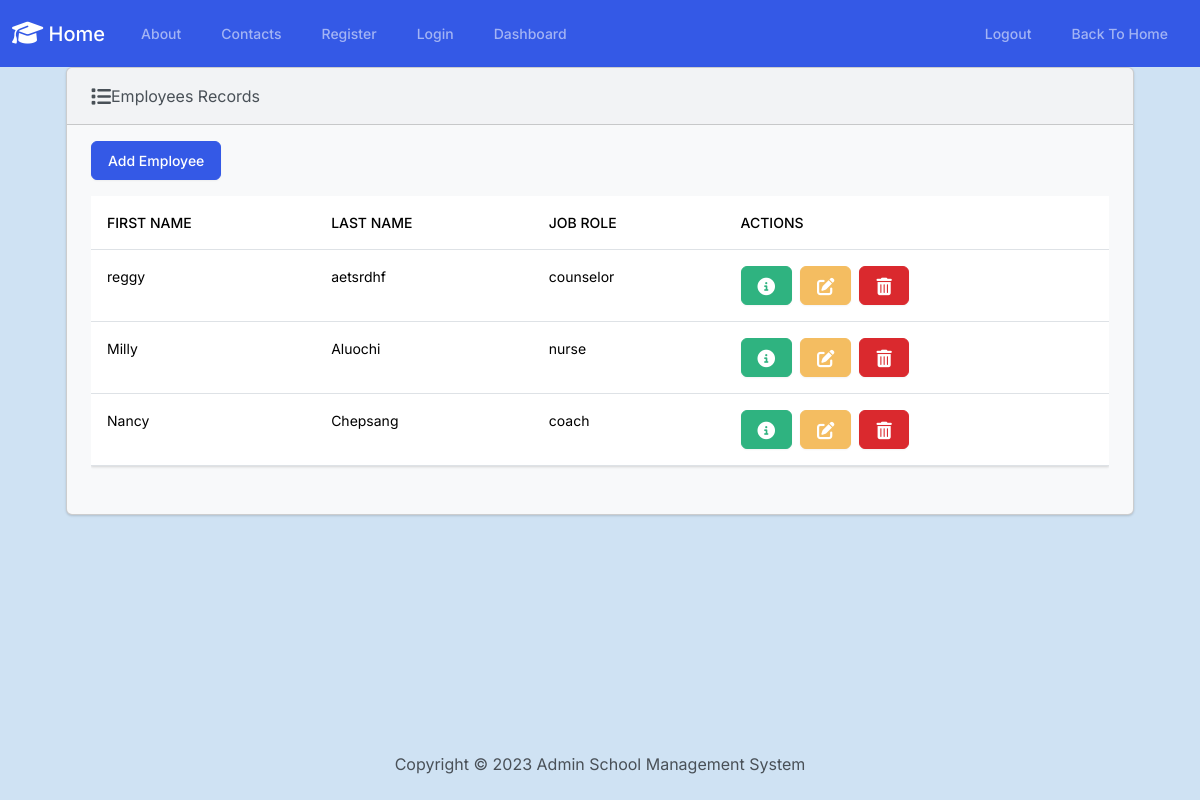
The page /employees/view_employees/ on the database as committed earlier.
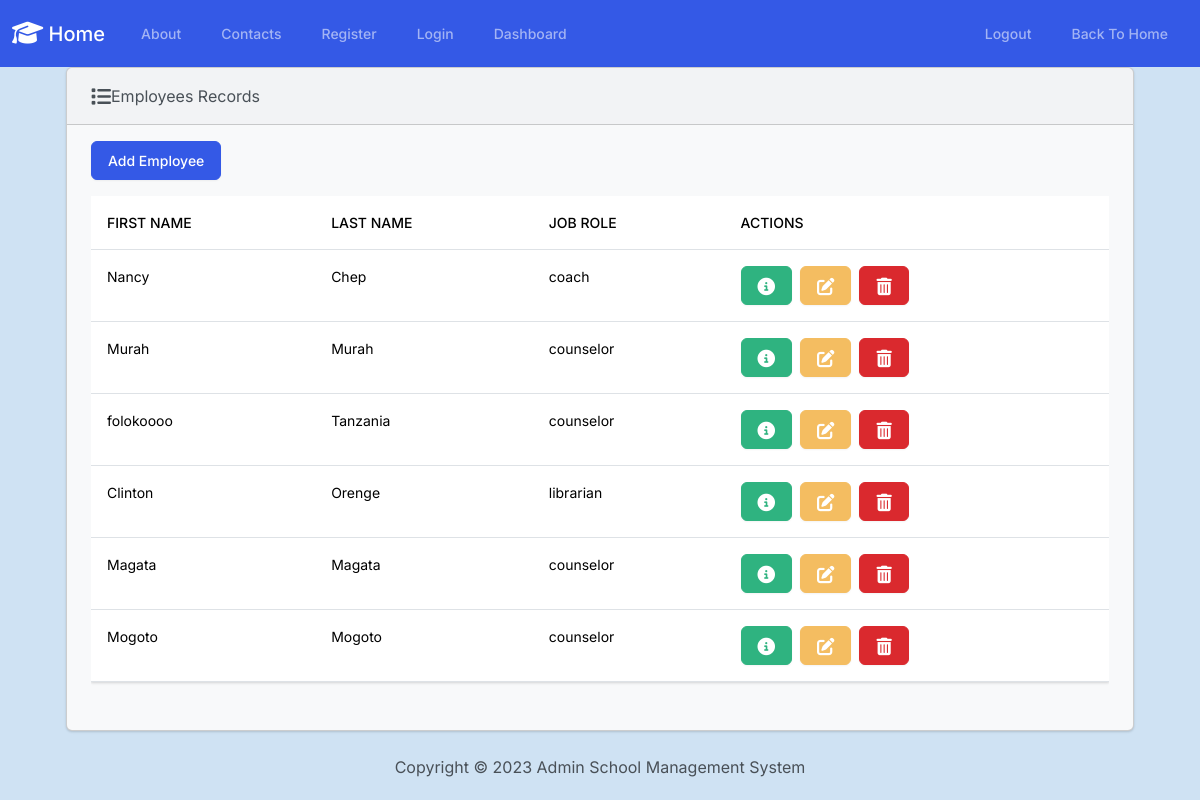
The same page on the database as committed later.
### Employees/models.py (models this page shows, shortened)
class Employee(models.Model):
    firstName = models.CharField(max_length = 50)
    lastName = models.CharField(max_length = 50)
    jobRole = models.CharField(max_length = 50, choices=JOB_ROLES)

### Employees/views.py (the view)
# urls.py: path('view_employees/', views.view_employees, name="view_employees"),
def view_employees(request):
    employees = Employee.objects.all()
    context = {
        "employees": employees
    }
    return render(request, 'employees/view_employees.html', context)

### templates/employees/view_employees.html (shortened to what this page needs)
{% extends "layout.html" %}
{% block content %}
    <div class="row">
        <div class="col-12">
            {% if employees %}
            <div class="card bg-light ms-4 me-4 mb-4">
                <div class="card-header">
                    <i class="fa-solid fa-list fa-lg"></i>Employees Records
                </div>
                <div class="card-body">
                    <p class="card-text">
                        <a href="{% url 'add_employee' %}" class="btn btn-primary">
                            Add Employee</a>
                        <div class="table-responsive">
                            <table class="table table-hover">
                                <thead>
                                    <tr>
                                        <th scope="col">First Name</th>
                                        <th scope="col">Last Name</th>
                                        <th scope="col">Job Role</th>
                                        <th scope="col">Actions</th>
                                    </tr>
                                </thead>
                                <tbody>
                                    {% for employee in employees %}
                                    <tr>
                                        <td>{{ employee.firstName }}</td>
                                        <td>{{ employee.lastName }}</td>
                                        <td>{{ employee.jobRole }}</td>
                                        <td>
                                            <button type="button" class="btn btn-success me-1" data-bs-toggle="modal" data-bs-target="#myModal{{ employee.id }}">
                                            </button>
                                            <a class="btn btn-warning me-1" href="{% url 'edit_employee' employee.id %}">
                                            </a>
                                            <button type="button" class="btn btn-danger" data-bs-toggle="modal" data-bs-target="#delete{{ employee.id }}">
                                            </button>
                                        </td>
                                    </tr>
                                    {% endfor %}
                                </tbody>
                            </table>
                        </div>
                    </p>
                </div>
            </div>
            {% else %}
            <h5 class="alert alert-primary ms-4 me-4">No Employee Records</h5>
            {% endif %}
        </div>
    </div>
{% endblock %}

Rows that differ between the two databases and show on the page:
removed Employee: firstName "reggy", lastName "aetsrdhf", jobRole "counselor"
removed Employee: firstName "Milly", lastName "Aluochi", jobRole "nurse"
changed Employee "Nancy": lastName "Chepsang" → "Chep"
added Employee: firstName "Murah", lastName "Murah", jobRole "counselor"
added Employee: firstName "folokoooo", lastName "Tanzania", jobRole "counselor"
added Employee: firstName "Clinton", lastName "Orenge", jobRole "librarian"
added Employee: firstName "Magata", lastName "Magata", jobRole "counselor"
added Employee: firstName "Mogoto", lastName "Mogoto", jobRole "counselor"
